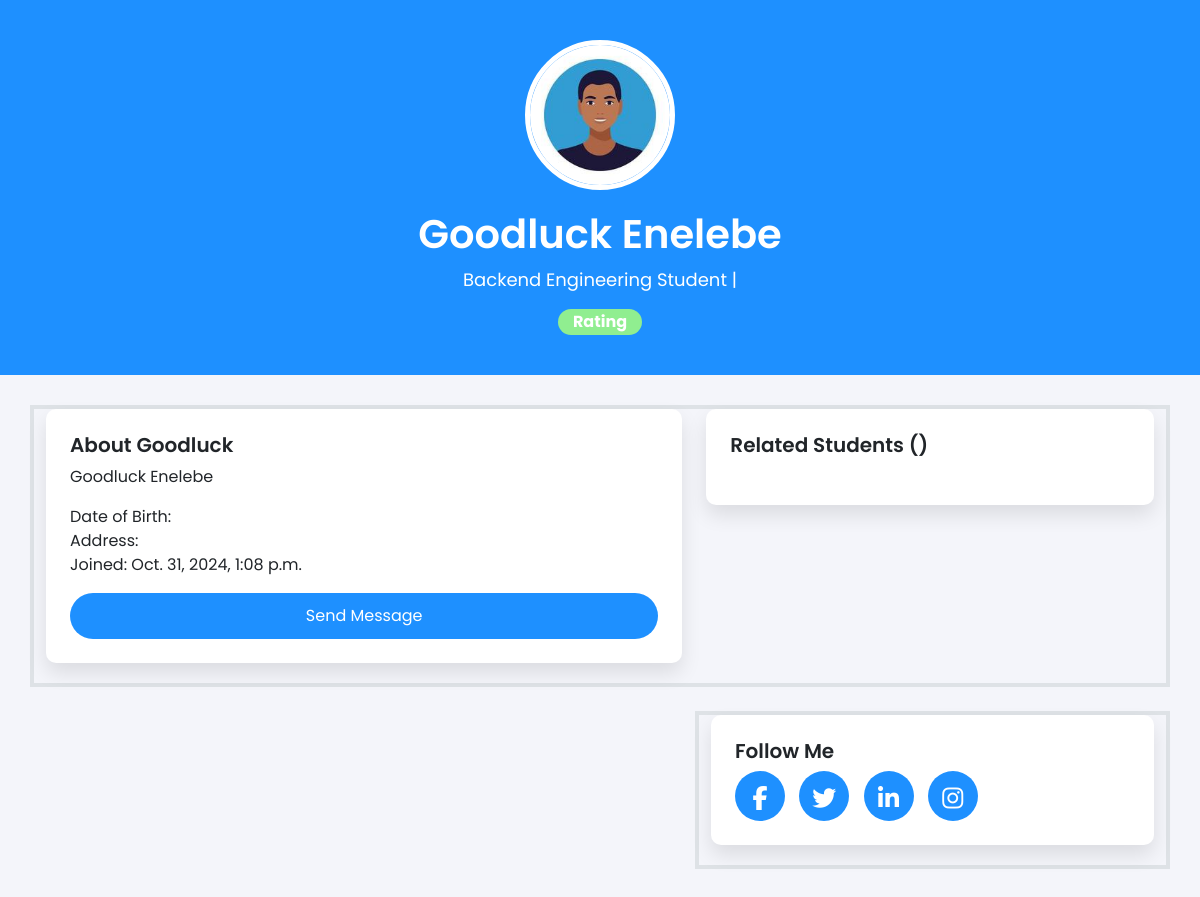
Screenshot of /profile/3/ with the database file from the repository.
### student/models.py (models this page shows, shortened)
class Program(models.Model):
    courses = models.CharField(max_length=500)
    grade = models.IntegerField(default=0.0)
    student= models.ForeignKey(Student,on_delete=models.CASCADE)

class Student(models.Model):
    username = models.CharField(max_length=100, unique=True)
    first_name = models.CharField(max_length=200, null=True, blank=True)
    last_name = models.CharField(max_length=200, verbose_name='last name')
    status = models.CharField(max_length=10, choices=status_choices, default='active')
    student_type = models.CharField(max_length=100, choices=student_types, default='member')
    date_join = models.DateTimeField(auto_now_add=True)
    class Meta:
        ordering = ['-date_join']

### student/home.py (the view)
# urls.py: path('profile/<int:student_id>/', view_profile, name='student_profile')
def view_profile(request, student_id):
    student = get_object_or_404(Student, id=student_id)
    cohort_group = student.cohortgroup_set.all().first()
    if cohort_group:
        cohort_members = Student.objects.filter(
            cohortgroup = cohort_group
        ).exclude(id=student_id)
    else:
        cohort_members = Student.objects.none()
    context= {
        'student': student,
        'cohort_members': cohort_members,
        'cohort_group': cohort_group
    }
    return render(request, 'cohorts/profile.html', context)

### templates/cohorts/profile.html (shortened to what this page needs)
{% load static %}
<!DOCTYPE html>
<html lang="en">
<head>
    <link href="https://cdn.jsdelivr.net/npm/bootstrap@5.3.0-alpha1/dist/css/bootstrap.min.css" rel="stylesheet">
    <link rel="stylesheet" href="https://cdnjs.cloudflare.com/ajax/libs/font-awesome/6.6.0/css/all.min.css">
    <link rel="stylesheet" href="{% static 'css/profile.css' %}">
</head>
<body>
    {% for program in student.program_set.all %}
    <section class="profile-header">
        <div class="container text-center">
            {% if student.student_profile.profile_image %}
                <img src="{{ student.student_profile.profile_image.url }}" alt="Profile" width="80" height="80" class="rounded-circle object-fit-cover">
            {% else %}
                <img src="{% static 'assets/img/avatar_male.jpg' %}" alt="Profile" width="80" height="80" class="rounded-circle object-fit-cover">
            {% endif %}
            <h1>{{student.first_name}} {{student.last_name}}</h1>
            <p> {{program.courses}} Student | {{cohort_group.name}}</p>
            <span class="badge badge-custom">{{student.student_profile.rating}} Rating</span>
        </div>
    </section>
    <section class="profile-content">
        <div class="container ">
            <div class="row border border-4">
                <div class="col-md-10 col-lg-7 mx-auto">
                    <div class="card p-4">
                        <h5>About {{student.first_name}}</h5>
                        <p>
                            {{student.first_name}} {{student.last_name}} {{student.student_profile.bio}}
                        </p>
                        <p>
                            Date of Birth: {{student.student_profile.date_of_birth}} <br>
                            Address: {{student.student_profile.address}}<br>
                            Joined: {{student.date_join}}
                        </p>
                        <button class="btn btn-custom">Send Message</button>
                    </div>
                </div>
                <div class="col-md-10 col-lg-5 mx-auto">
                    <div class="card p-4">
                        <h5>Related Students ({{cohort_group.name}})</h5>
                    </div>
                </div>
            </div>
            <div class="row mt-4">
                <div class=" col-lg-7 col-sm-0">
                </div>
                <div class="col-lg-5 col-md-10 mx-auto border border-4">
                    <div class="card p-4">
                        <h5>Follow Me</h5>
                        <div class="follow-links">
                            <a href="#"><i class="fab fa-facebook-f"></i></a>
                            <a href="#"><i class="fab fa-twitter"></i></a>
                            <a href="#"><i class="fab fa-linkedin-in"></i></a>
                            <a href="#"><i class="fab fa-instagram"></i></a>
                        </div>
                    </div>
                </div>
            </div>
        </div>
    </section>
    {% endfor %}
</body>
</html>

### staticfiles/css/profile.css (style rules this page uses)
body { font-family: 'Poppins', sans-serif; background-color: #f4f5fa; }
.profile-header { background: dodgerblue; color: white; padding: 40px 0; text-align: center; }
.profile-header img { border-radius: 50%; border: 5px solid white; width: 150px; height: 150px; }
.profile-header h1 { font-weight: 600; margin-top: 20px; }
.profile-header p { font-size: 18px; color: white; }
.profile-content { padding: 30px; }
.profile-content .card { background: white; box-shadow: 0px 10px 20px rgba(0, 0, 0, 0.1); border: none; border-radius: 10px; margin-bottom: 20px; }
.profile-content .card h5 { font-weight: 600; }
.badge-custom { background-color: lightgreen; color: white; font-size: 16px; padding: 5px 15px; border-radius: 20px; }
.btn-custom { background-color: dodgerblue; color: white; padding: 10px 20px; border-radius: 25px; }
.follow-links a { display: inline-block; margin-right: 10px; color: white; font-size: 24px; background-color: dodgerblue; padding: 10px; border-radius: 50%; width: 50px; height: 50px; text-align: center; }

### rows the page displays
Program: courses "Backend Engineering"
Student: first_name "Goodluck", last_name "Enelebe", date_join "Oct. 31, 2024, 1:08 p.m."
